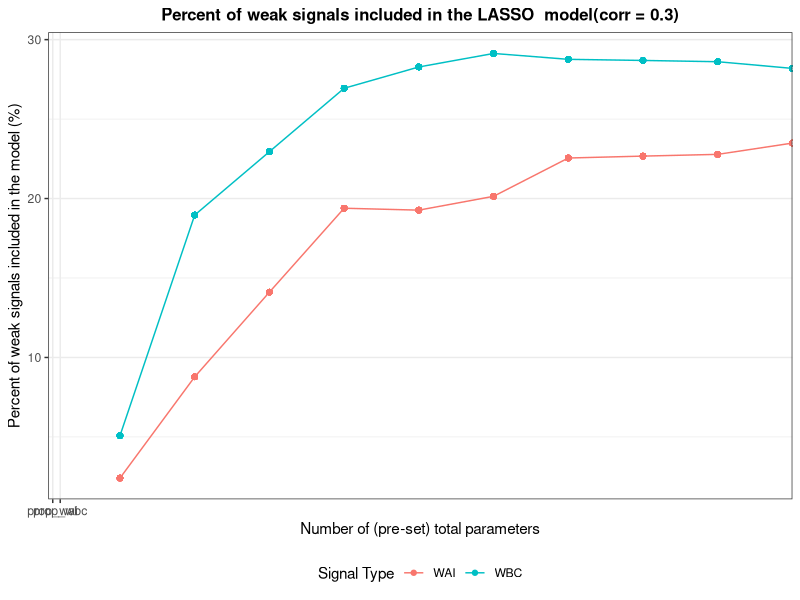
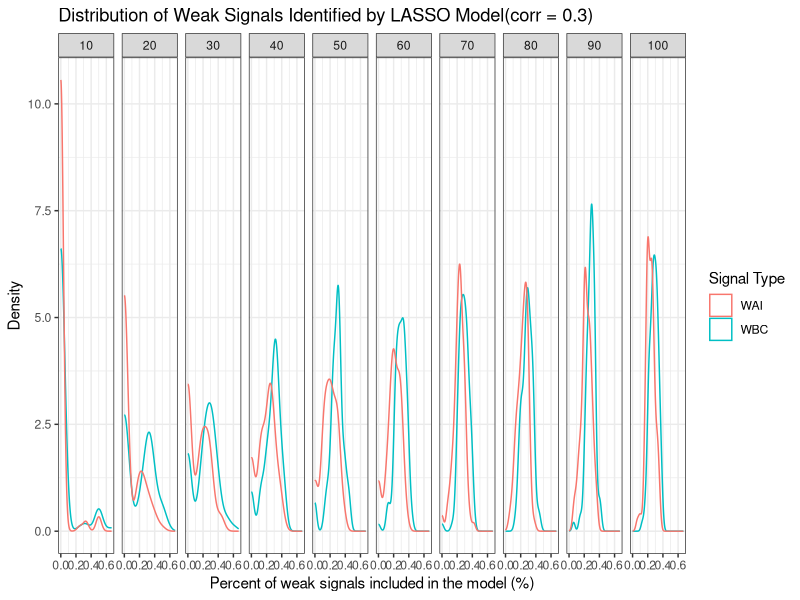
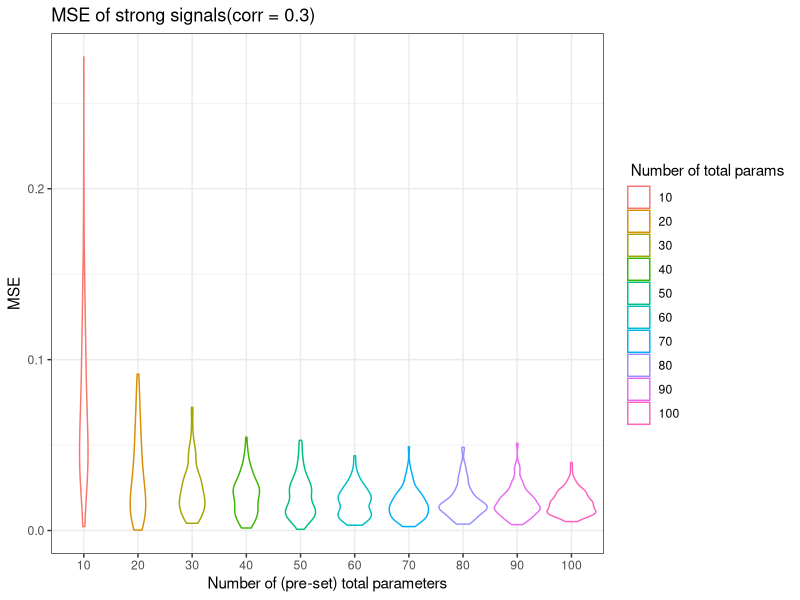

These figures' R source, in order:
## ---- chunk 1
library(tidyverse)
library(MASS)
library(matrixcalc)
library(pracma)
library(glmnet)
library(dplyr)

library(ggplot2)

knitr::opts_chunk$set(
	echo = TRUE,
	warning = FALSE,
	fig.width = 8, 
  fig.height = 6,
  out.width = "90%"
)

options(
  ggplot2.continuous.colour = "viridis",
  ggplot2.continuous.fill = "viridis"
)

scale_colour_discrete = scale_colour_viridis_d
scale_fill_discrete = scale_fill_viridis_d

theme_set(theme_minimal() + theme(legend.position = "bottom"))
## ---- chunk 2
sim_beta_strong = function(n_strong, coef_strong){
  rep(coef_strong, n_strong) + runif(n_strong, min = 0, max = coef_strong)
}


sim_data = function(n_sample = 200, n_parameter = 50, prop_strong = 0.1, prop_wbc = 0.2, prop_wai = 0.2, c = 1, cor = 0.3, coef_strong = 5) {
  # Numbers of four signals
  n_strong = as.integer(n_parameter * prop_strong) # strong
  n_wbc = as.integer(n_parameter * prop_wbc) # weak but correlated
  n_wai = as.integer(n_parameter * prop_wai) # weak and independent
  n_null = n_parameter - n_strong - n_wbc - n_wai # null
  
  if (n_null < 0) {
    return("Given parameters' proportions are not valid.")
  }
  
  bound = c * sqrt(log(n_parameter) / n_sample) # threshold of weak/strong, the default is 0.14
  if (coef_strong < bound) {
    coef_strong = coef_strong + 2 * bound
  }
  
  cor_matrix = diag(n_parameter)
  
  # add correlation
  for (i in 1:n_strong) {
    cor_matrix[i, (n_strong + n_wai + i)] = cor
    cor_matrix[i, (n_strong + n_wai + n_wbc + 1 - i)] = cor
    cor_matrix[(n_strong + n_wai + i), i] = cor
    cor_matrix[(n_strong + n_wai + n_wbc + 1 - i), i] = cor
  }
  
  
  if (!is.positive.definite(cor_matrix)) {
    return("The correlation matrix is not valid.")
  }
  
  # simulate the data from multivariate normal
  X = mvrnorm(n = n_sample, mu = rep(0, n_parameter), Sigma = cor_matrix) # var = 1, correlation = covariance
  
  beta = c(
    sim_beta_strong(n_strong, coef_strong),
    runif(min = bound/2, max = bound, n = n_wai), 
    runif(min = bound/2, max = bound, n = n_wbc),
    rep(0, n_null) 
  )
  
  Y = 1 + X %*% beta + rnorm(n_sample)
  data = as_tibble(data.frame(cbind(X, Y)))
  
  # Name the columns
  cols = c(
    str_c("strong", 1:n_strong, sep = "_"),
    str_c("wai", 1:n_wai, sep = "_"),
    str_c("wbc", 1:n_wbc, sep = "_"),
    str_c("null", 1:n_null, sep = "_"),
    "Y"
   )
   colnames(data) = cols
   data = data %>% 
     dplyr::select(Y, everything())

  list(beta = beta, 
       correlation = cor,
       n_parameter = n_parameter,
       prop_strong = prop_strong,
       prop_wbc = prop_wbc, 
       prop_wai = prop_wbc,
       n_strong = n_strong,
       n_wai = n_wai,
       n_wbc = n_wbc,
       data = data
       )
  
}



## ---- chunk 3
data_10_multi_100 = vector("list", length = 10)

for (i in 1:10) {
  num_parameter = 10*i
  
  output = vector("list", length = 100)
  
  for (j in 1:100) {
  output[[j]] =  sim_data(n_parameter = num_parameter, cor = 0.3)
  }
  
  data_10_multi_100[[i]] = output

}
## ---- chunk 4
# create a list to store all the non_zero parameters in each fit regression
para = vector("list", length = 10)
for (i in 1:10) {
  output_para = vector("list", length = 100)
  for (j in 1:100) {
    data = data_10_multi_100[[i]][[j]][[10]] 
    X = data%>% 
    dplyr::select(-Y) %>% 
    as.matrix()
    Y= data$Y
    # 10-fold CV using mean squared error
    fit.lasso <- cv.glmnet(X, Y, nfolds = 10,type.measure = "mse") 
    # one standard-error rule
    param.best <- fit.lasso$glmnet.fit$beta[, fit.lasso$lambda==fit.lasso$lambda.1se]
    output_para[[j]] = param.best[param.best != 0]
   
  }
  para[[i]] = output_para

}
## ---- chunk 5
#create a data frame indicate the information how models we fit for datasets in different scenarios perform in identifying signals
df = data.frame(matrix(ncol = 6, nrow = 0))
colnames(df) = c('n_parameter_total','n_parameter_selected', 'prop_strong','prop_wai','prop_wbc','prop_null')

for (i in 1:10){
   n_parameter_total = i*10
  for (j in 1:100){
    p = unlist(para[[i]][j])
    n_parameter_selected = length(p)
    pnames = strsplit(names(p), split = '_')
    name = c()
    for (n in 1: n_parameter_selected) {
      name[n]=pnames[[n]][1]
    }
    n_strong = length(name[name == 'strong'])
    n_wai = length(name[name == 'wai'])
    n_wbc = length(name[name == 'wbc'])
    n_null = length(name[name == 'null'])
    prop_strong = round(n_strong/n_parameter_selected,digits=2)
    prop_wai = round(n_wai/n_parameter_selected,digits =2)
    prop_wbc = round(n_wbc/n_parameter_selected, digits =2)
    prop_null = round(n_null/n_parameter_selected, digits =2)
    df[(i-1)*100+j,]= c(n_parameter_total,n_parameter_selected,
                       prop_strong,prop_wai,prop_wbc,prop_null)
  }

}
## ---- chunk 6
#plot the proportion of each signals 
df_0.3 = df %>%
  group_by(n_parameter_total) %>%
  mutate(wai = mean(prop_wai),
         wbc= mean(prop_wbc))
df_0.3 %>% 
  ggplot(aes(x = n_parameter_total))+
 geom_point(aes(y=(wai)*100, color="prop_wai")) + 
 geom_point(aes(y=(wbc)*100, color="prop_wbc")) + 
  geom_line(aes(y=(wai)*100, color="prop_wai")) + 
  geom_line(aes(y=(wbc)*100, color="prop_wbc")) + 
 labs(title = "Percent of weak signals included in the LASSO  model(corr = 0.3)",
       y = "Percent of weak signals included in the model (%)",
       x = "Number of (pre-set) total parameters") +  
  theme_bw() + 
  theme(plot.title = 
          element_text(hjust = 0.5, 
                       size=12, 
                       face='bold'), 
          legend.position = "bottom") +
  scale_x_discrete(limits=c( "prop_wai", "prop_wbc")) + 
  scale_color_discrete(name = "Signal Type", labels = c("WAI", "WBC")) 
## ---- chunk 7
df %>% ggplot(aes()) +
  geom_density(aes(x = prop_wbc, color = "WBC")) + 
  geom_density(aes(x=prop_wai, color = "WAI")) +
  facet_grid(~n_parameter_total) +
  theme(legend.title=element_blank())+
  labs(title = "Distribution of Weak Signals Identified by LASSO Model(corr = 0.3)",
       x = "Percent of weak signals included in the model (%)",
       y = "Density") +  
   theme_bw()+
  scale_color_discrete(name = "Signal Type", labels = c( "WAI", "WBC"))

## ---- chunk 8
#calculate the MSE of strong coefficients
#create a litst to store the coefficients of strong signals in the "true" model
true_coef = vector('list', length = 10)
for (i in 1:10){
  output_coef = vector('list',length = 100)
  for (j in 1:100){
    coef = data_10_multi_100[[i]][[j]][1]
    coef_strong = coef[[1]][1:i]
    output_coef[[j]] = coef_strong
  }
  true_coef[[i]] = output_coef
}

#create a list to store the coefficients of strong signals in the fitted model 
fitted_coef = vector('list', length = 10)
for (i in 1:10){
  output_coef2 = vector('list', length = 100)
  for (j in 1:100){
    p = unlist(para[[i]][j]) 
    pnames2 = strsplit(names(p), split = '_')
    for (n in 1:length(p)){
      names(p)[n] = pnames2[[n]][1]
    }
    output_coef2[[j]] = p[names(p)=='strong']
  }
  fitted_coef[[i]] = output_coef2
}
## ---- chunk 9
#calculate the MSE for each scenarios
mse_df = data.frame(matrix (ncol = 0, nrow = 100))
for (i in 1:10){
  mse_list2 = c()
  for (j in 1:100){
    MSE = mean((true_coef[[i]][[j]] - fitted_coef[[i]][[j]])^2)
    mse_list2[j] = as.vector(MSE)
  }
  
  mse_df =cbind(mse_df,mse_list2)
}
names(mse_df) = c("10","20","30","40","50","60","70","80","90","100")
head(mse_df)
## ---- chunk 10
#plot of MSE for each scenarios against # of parameters
mse_df2 = mse_df %>%
  pivot_longer(
    everything(),
    names_to = "n_param_total",
    values_to = 'MSE') 


mse_df2 %>% 
   mutate(n_param_total = factor(n_param_total, levels=c(10,20,30,40,50,60,70,80,90,100))) %>% 
  ggplot()+
  geom_violin(aes(x = n_param_total, y = MSE, color = n_param_total))+
   labs(title = "MSE of strong signals(corr = 0.3)",
       x = "Number of (pre-set) total parameters",
       y = "MSE") +  
   theme_bw()+
  scale_color_discrete(name = " Number of total params", labels = c(10,20,30,40,50,60,70,80,90,100))
  
